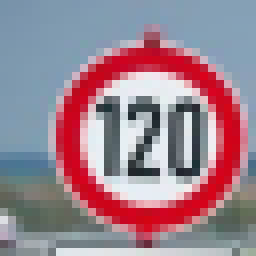
#> input picture CarND-Traffic-Sign-Classifier-Project/test_images_png/8.png, 32 x 32 px, found by its file name (shown 8 times larger)
$ python image_viewer.py
#> lines starting #> are read from the running program, lines starting #| are printed output that depends on the picture
import matplotlib.pyplot as plt
import matplotlib.image as mpimg
import numpy as np
from PIL import Image

img = mpimg.imread('/home/dura/CarND-Traffic-Sign-Classifier-Project/test/8.png')
#> img is the input picture: shape (32, 32, 4) float32; mean R, G, B, A 0.612, 0.513, 0.563, 1
img1 = mpimg.imread('/home/dura/CarND-Traffic-Sign-Classifier-Project/test/13.png')
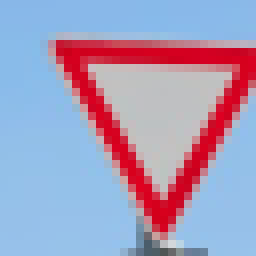
#> input picture CarND-Traffic-Sign-Classifier-Project/test_images_png/13.png, 32 x 32 px, found by its file name (shown 8 times larger)
#> img1 is the input picture: shape (32, 32, 4) float32; mean R, G, B, A 0.651, 0.616, 0.736, 1
img2 = mpimg.imread('/home/dura/CarND-Traffic-Sign-Classifier-Project/test/14.png')
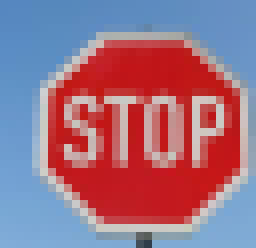
#> input picture CarND-Traffic-Sign-Classifier-Project/full_images/14.png, 32 x 31 px, found by its file name (shown 8 times larger)
#> img2 is the input picture: shape (31, 32, 4) float32; mean R, G, B, A 0.612, 0.446, 0.527, 1
img3 = mpimg.imread('/home/dura/CarND-Traffic-Sign-Classifier-Project/test/25.png')
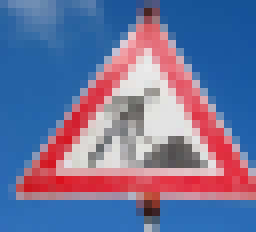
#> input picture CarND-Traffic-Sign-Classifier-Project/full_images/25.png, 32 x 29 px, found by its file name (shown 8 times larger)
#> img3 is the input picture: shape (29, 32, 4) float32; mean R, G, B, A 0.442, 0.449, 0.604, 1
img4 = mpimg.imread('/home/dura/CarND-Traffic-Sign-Classifier-Project/test/30.png')
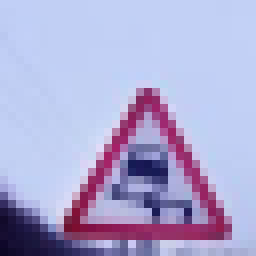
#> input picture CarND-Traffic-Sign-Classifier-Project/test_images_png/30.png, 32 x 32 px, found by its file name (shown 8 times larger)
#> img4 is the input picture: shape (32, 32, 4) float32; mean R, G, B, A 0.68, 0.668, 0.827, 1
#lum_img = img[:, :, 0]
plt.figure(1)

plt.subplot(211)
plt.imshow(img)

plt.subplot(212)
plt.imshow(img1)

plt.subplot(121)
plt.imshow(img2)

plt.subplot(111)
plt.imshow(img3)

plt.subplot(111)
plt.imshow(img4)

plt.show()
